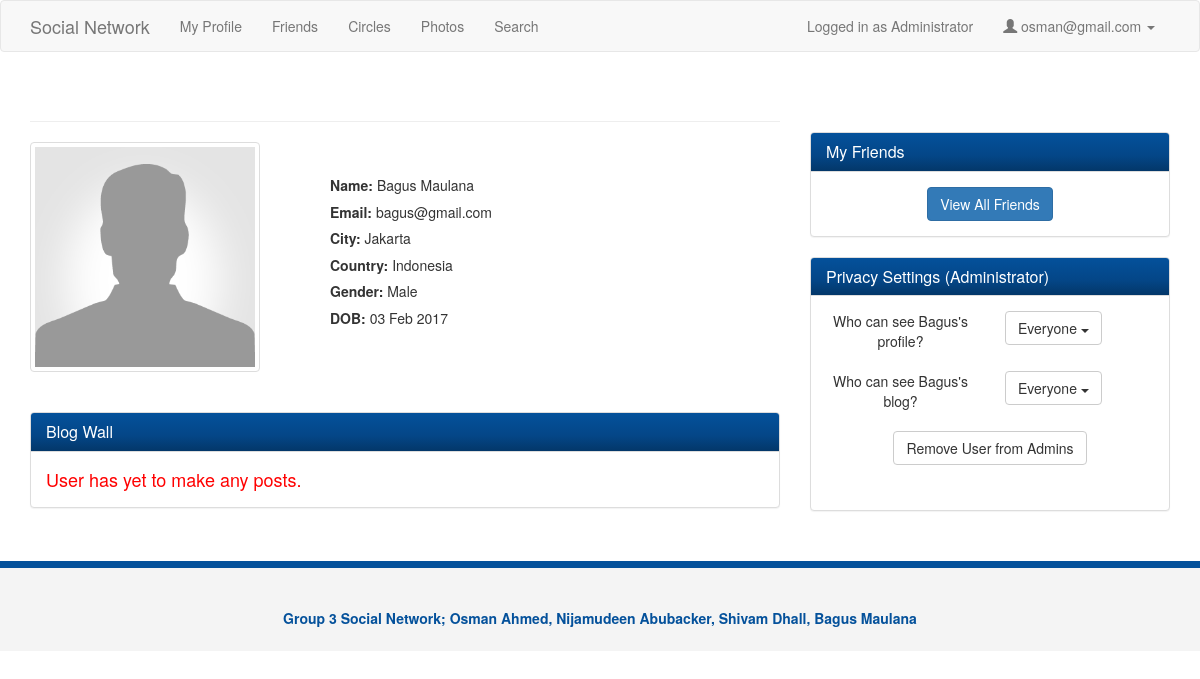
/view_profile.php?action=view&id=25 (signed in), run on an earlier commit of the app's database.
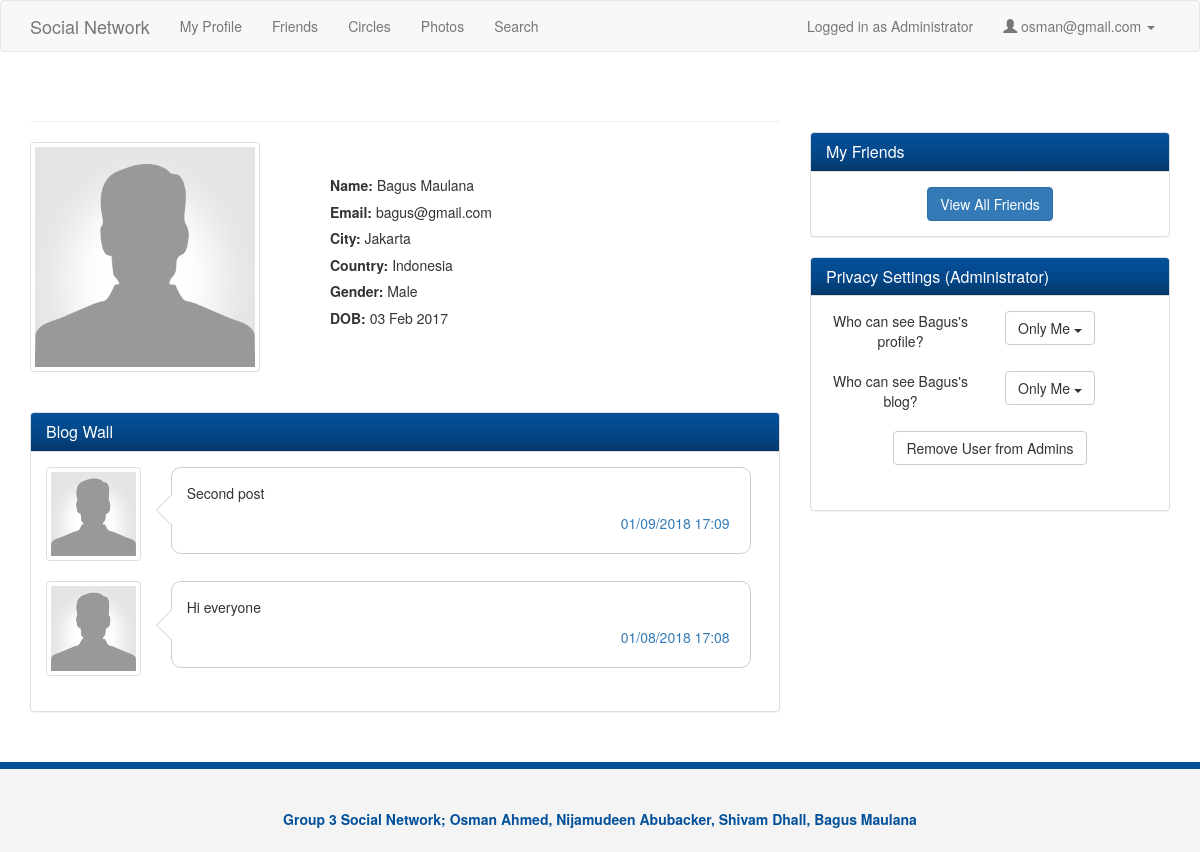
And on a later commit of the database.
### tables this page shows
CREATE TABLE IF NOT EXISTS `securitysettings` (
  `userID` int(11) NOT NULL,
  `whoCanSeeBlog` tinyint(1) NOT NULL,
  `whoCanSeeProfile` tinyint(1) NOT NULL,
  `whoCanSendFriendRequests` tinyint(1) NOT NULL,
  `visibleName` tinyint(1) NOT NULL,
  `visiblePersonalInfo` tinyint(1) NOT NULL,
  UNIQUE KEY `userID` (`userID`)
);

CREATE TABLE IF NOT EXISTS `blogposts` (
  `postID` int(11) NOT NULL AUTO_INCREMENT,
  `userID` int(11) NOT NULL,
  `dateTime` varchar(240) NOT NULL,
  `blogPostBody` varchar(240) NOT NULL,
  PRIMARY KEY (`postID`),
  KEY `blogID` (`userID`),
  KEY `postID` (`postID`)
);

### check_admin.php (called while the page is built, shortened)
<?php
    $currentUser = $_SESSION['user'];
    $query_admin = "SELECT userID FROM admins WHERE admins.userID='$currentUser'";
    $res_admin = mysql_query($query_admin) or die(mysql_error());
    if(mysql_num_rows($res_admin) == 1) {
        $isAdmin = true;
    }

### view_profile.php (the view, shortened to what the changed rows need)
<?php
    $userId = $_SESSION['user'];
    require_once 'check_admin.php';
    $profileUserId = $_GET['id'];
    $res = mysql_query("SELECT * FROM securitysettings WHERE userID=".$profileUserId);
    $row = mysql_fetch_array($res) or die (mysql_error());
    $res = mysql_query("SELECT invitationAccepted FROM relationships WHERE (userID1=$userId AND userID2=$profileUserId) OR (userID1=$profileUserId AND userID2=$userId)");
    $isFriends = false;
    if(mysql_num_rows($res) > 0) {
        $friends_row = mysql_fetch_array($res) or die (mysql_error());
        if($friends_row['invitationAccepted']) {
            $isFriends = true;
        }
    }
    $profileFullName = "";
?>
<!DOCTYPE html>
<html lang="en">
  <head>
    <link href="css/bootstrap.css" rel="stylesheet">
    <link href="css/style.css" rel="stylesheet">
    <link href="css/font-awesome.css" rel="stylesheet">
  </head>
  <body>
    <section>
      <div class="container">
        <div class="row">
          <div class="col-md-8">
            <div class="profile">
                <?php
                $canSeeProfile = $row['whoCanSeeProfile'] == 0 || ($row['whoCanSeeProfile'] == 1 && $isFriends || $isAdmin);
                if($canSeeProfile) {
                    $profileFullName = $userRow['firstName'] . " " . $userRow['surname'];
                ?>
                    <h1 class="page-header"><?php echo $profileFullName ?></h1>
              <?php } ?>
                    </div><br><br>
            <div class="row">
                <div class="col-md-12">
                  <div class="panel panel-default">
                    <div class="panel-body">
                    <?php
                    $canSeeBlog = $row['whoCanSeeBlog'] == 0 || ($row['whoCanSeeBlog'] == 1 && $isFriends) || $isAdmin;
                    if($canSeeBlog){
                        $query = "SELECT blogPostBody, dateTime FROM blogPosts WHERE userID =".$profileUserId." ORDER BY dateTime DESC";
                        $sql = mysql_query($query);
                        $num_of_row   = mysql_num_rows($sql);
                        if ($num_of_row == 0 ){
                             echo "<font color='red' size='4' >User has yet to make any posts.</font>";
                        }
                        while ($row = mysql_fetch_array($sql, MYSQL_NUM)) {
                            $postBody = $row[0];
                            $timeSent = $row[1];
                            $myDateTime = DateTime::createFromFormat('Y-m-d H:m:s', $timeSent);
                            $timeSent = $myDateTime->format('d/m/Y H:m');
                    ?>
                         <div class="row">
                           <div class="col-sm-2">
                             <a href="view_profile.php?action=view&id=<?php echo $profileUserId?>" class="post-avatar thumbnail"><img src="img/user.png" alt=""><div class="text-center"><?php echo $profileFullName ?></div></a>
                           </div>
                           <div class="col-sm-10">
                             <div class="bubble">
                               <div class="pointer">
                                 <p><?php echo $postBody ?></p>
                               </div>
                               <p class="post-actions" style="text-align:right"><a href="#"><?php echo $timeSent ?></a></p>
                             </div>
                           </div>
                         </div>
                    <?php
                        }
                    }else {
                    ?>
                              <strong>You don't have the necessary privileges to view the blog</strong>
                    <?php
                    }
                    ?>
                    </div>
                  </div>
                </div>
              </div>
          </div>
          <div class="col-md-4">
              <br><br><br>
            <?php if($isAdmin) { ?>
              <div class="panel panel-default friends">
                  <div class="panel-heading">
                      <h3 class="panel-title">Privacy Settings (Administrator)</h3>
                  </div>
                  <?php
                  $res = mysql_query("SELECT firstName FROM personalinfo WHERE userID='$profileUserId'") or die(mysql_error());
                  $userRow = mysql_fetch_array($res);
                  $res = mysql_query("SELECT * FROM securitysettings WHERE userID='$profileUserId'");
                  $adminRow = mysql_fetch_array($res);
                  $whoCanSeeBlogValue = $adminRow['whoCanSeeBlog'];
                  $whoCanSeeProfileValue = $adminRow['whoCanSeeProfile'];
                  $whoCanSeeOptions = array("Everyone", "Friends", "Only Me");
                  $whoCanSeeBlogText = $whoCanSeeOptions[$whoCanSeeBlogValue];
                  $whoCanSeeProfileText = $whoCanSeeOptions[$whoCanSeeProfileValue];
                  $res = mysql_query("SELECT userID FROM admins WHERE admins.userID='$profileUserId'") or die(mysql_error());
                  $isUserAdmin = mysql_num_rows($res);
                  ?>
                  <div class="panel-body">
                      <div style="text-align:center">
                          <div class="row member-row">
                              <div class="col-md-6">
                                  <div>Who can see <?php echo $userRow['firstName'] ?>'s profile?</div>
                              </div>
                              <div class="col-md-3">
                                  <div class="dropdown">
                                      <button class="btn btn-default dropdown-toggle" style="display:inline-block;" type="button" data-toggle="dropdown"><?php echo $whoCanSeeProfileText; ?>
                                          <span class="caret"></span></button>
                                  </div>
                              </div>
                          </div>
                          <br>
                          <div class="row member-row">
                              <div class="col-md-6">
                                  <div>Who can see <?php echo $userRow['firstName'] ?>'s blog?</div>
                              </div>
                              <div class="col-md-3">
                                  <div class="dropdown">
                                      <button class="btn btn-default dropdown-toggle" style="display:inline-block;" type="button" data-toggle="dropdown"><?php echo $whoCanSeeBlogText; ?>
                                          <span class="caret"></span></button>
                                  </div>
                              </div>
                          </div>
                          <br>
                          <div class="row member-row">
                              <?php if($isUserAdmin) { ?>
                                  <a href="functions.php?action=view&request=remove_admin&id=<?php echo $profileUserId?>">
                                      <button type="submit" name="removeAdmin" class="btn btn-default">Remove User from Admins</button>
                                  </a>
                              <?php } else { ?>
                                  <a href="functions.php?action=view&request=make_admin&id=<?php echo $profileUserId?>">
                                      <button type="submit" name="makeAdmin" class="btn btn-default">Make User Admin</button>
                                  </a>
                              <?php } ?>
                          </div>
                      </div>
                  </div>
                  <div class="panel-body">
                  </div>
              </div>
            <?php } ?>
          </div>
        </div>
      </div>
    </section>
  </body>
</html>

What changed in the data, as far as the page shows it:
added blogposts: blogPostBody "Second post", dateTime "01/09/2018 17:09"
added blogposts: blogPostBody "Hi everyone", dateTime "01/08/2018 17:08"
changed securitysettings: whoCanSeeProfile "Everyone" → "Only Me"; whoCanSeeBlog "Everyone" → "Only Me"
Also different on the page:
text no longer shown: "User has yet to make any posts."
